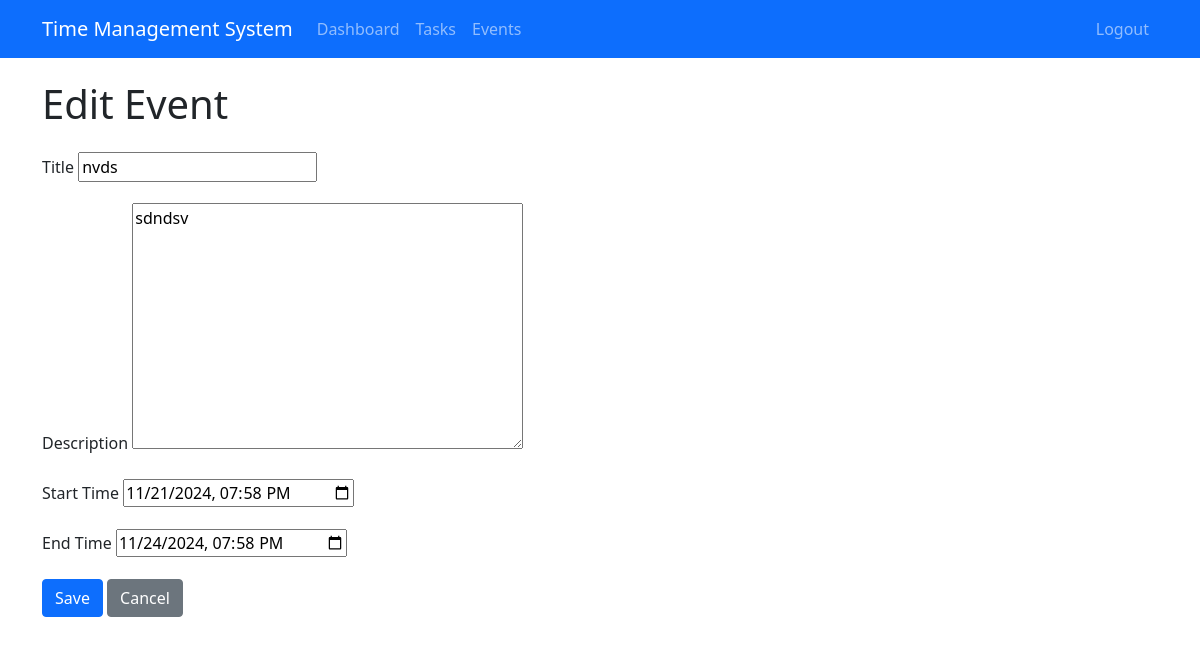
The page /events/edit/2/ (signed in) on the database its author committed.
### time_manager/models.py (models this page shows, shortened)
class Event(models.Model):
    title = models.CharField(max_length=200)
    description = models.TextField(blank=True, null=True)
    start_time = models.DateTimeField()
    end_time = models.DateTimeField()
    user = models.ForeignKey(User, on_delete=models.CASCADE)
    created_at = models.DateTimeField(auto_now_add=True)  # Automatically set when the event is created
    updated_at = models.DateTimeField(auto_now=True)  # Automatically updated when the event is saved

### time_manager/views.py (the view)
# urls.py: path('events/edit/<int:event_id>/', views.edit_event, name='edit_event'),
@login_required
def edit_event(request, event_id):
    event = get_object_or_404(Event, id=event_id, user=request.user)
    if request.method == 'POST':
        form = EventForm(request.POST, instance=event)
        if form.is_valid():
            form.save()
            return redirect('event_list')
    else:
        form = EventForm(instance=event)
    return render(request, 'time_manager/event_form.html', {'form': form, 'event': event})

### time_manager/forms.py
class EventForm(forms.ModelForm):
    class Meta:
        model = Event
        fields = ['title', 'description', 'start_time', 'end_time']
        widgets = {
            'start_time': forms.DateTimeInput(attrs={'type': 'datetime-local'}),
            'end_time': forms.DateTimeInput(attrs={'type': 'datetime-local'}),
        }

### time_manager/templates/time_manager/event_form.html (shortened to what this page needs)
{% extends 'time_manager/base.html' %}
{% block content %}
<h1 class="mb-4">{% if event %}Edit Event{% else %}Add Event{% endif %}</h1>
<form method="post">
    <div class="mb-3">
        <label for="{{ form.title.id_for_label }}" class="form-label">Title</label>
        {{ form.title }}
    </div>
    <div class="mb-3">
        <label for="{{ form.description.id_for_label }}" class="form-label">Description</label>
        {{ form.description }}
    </div>
    <div class="mb-3">
        <label for="{{ form.start_time.id_for_label }}" class="form-label">Start Time</label>
        {{ form.start_time }}
    </div>
    <div class="mb-3">
        <label for="{{ form.end_time.id_for_label }}" class="form-label">End Time</label>
        {{ form.end_time }}
    </div>
    <button type="submit" class="btn btn-primary">Save</button>
    <a href="{% url 'event_list' %}" class="btn btn-secondary">Cancel</a>
</form>
{% endblock %}

### time_manager/templates/time_manager/base.html (style rules this page uses)
body { padding-top: 60px; }

### rows shown on the page
Event: title "nvds", description "sdndsv", start_time "11/21/2024 19:58", end_time "11/24/2024 19:58"
